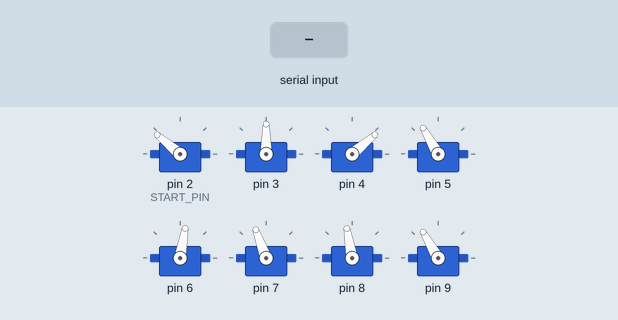
Simulated run of this sketch. Board: Arduino Uno, built with avr-gcc and run on an emulated ATmega328P. Parts: 8 × servo. The test bench sets the inputs (shaded band). Random numbers use the default seed unless the sketch sets one.

Above: at 3.65 s.
4.4 s: byte 101 (BACKWARD) received over Serial
At 4.65 s:
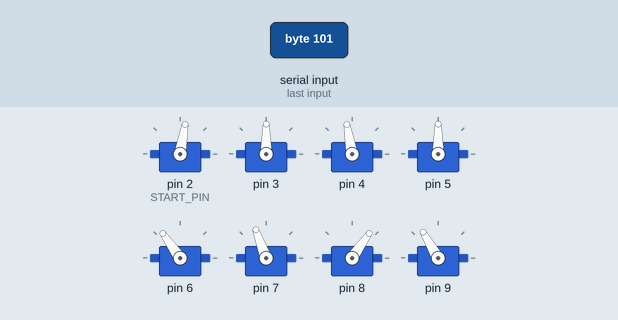
7.4 s: byte 98 (LEFT) received over Serial
At 7.68 s:
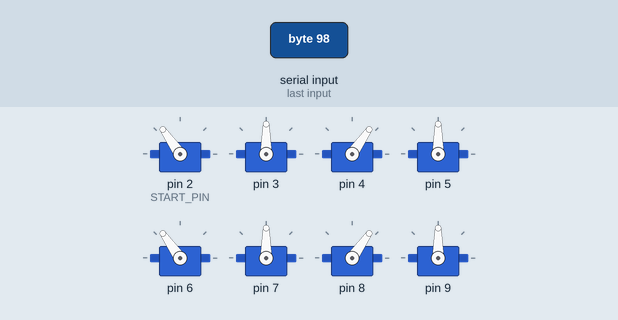
Timing chart, 0 to 16.4 s (numbered marks = the images above; inputs shaded):
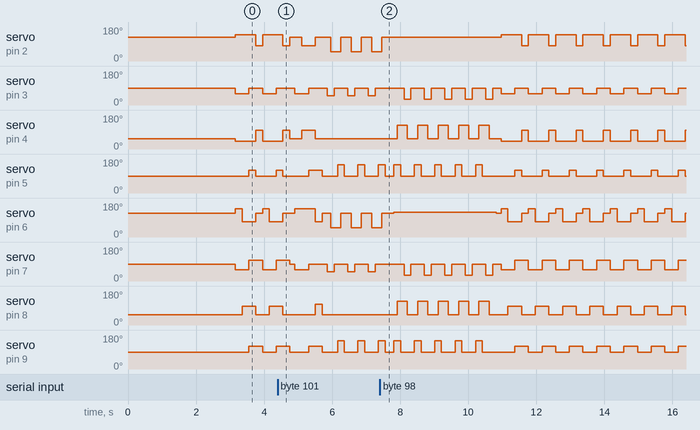

The sketch:

KECHOKAME_ESPANOL.ino
```cpp
/*
 *Código para robot Kachokame
 *
 D2-D9 Conexionado para servo
D2 ->leg0A servo
D3 ->leg0B servo
D4 ->leg1A servo
D5 ->leg1B servo
D6 ->leg2A servo
D7 ->leg2B servo
D8 ->leg3A servo
D9 ->leg3B servo
 */
#include <Servo.h>

#define START_PIN 2
#define TIMEOUT 5000

#define FORWARD 'a'  //Datos que recibirá desde bluetooth
#define LEFT 'b'
#define STAND 'c'
#define RIGHT 'd'
#define BACKWARD 'e'

#define CONTROL_OFF 'g'
#define CONTROL_ON  'f'


typedef struct { //Crea una matriz de datos que indica el número del servo
  int index;     // el grado que se va a mover, y el tiempo que permanecerá
  int degree;    //en ese movimiento
  int delay;
} angle_t;

angle_t *forward = (angle_t []) {
  {0, 140, 0},
  {1, 60, 0},
  {2, 40, 0},
  {3, 90, 0},
  {4, 150, 0},
  {5, 60, 0},
  {6, 55, 0},
  {7, 90, 200},
  {4, 80, 0},
  {6, 100, 200},
  {1, 90, 0},
  {3, 120, 0},
  {5, 110, 0},
  {7, 120, 200},
  {0, 80, 0},
  {2, 100, 0},
  {3, 90, 0},
  {4, 125, 0},
  {6, 55, 200},
  { -1, -1, -1}
};

angle_t *left = (angle_t []) {
  {3, 150, 0},
  {4, 132, 0},
  {7, 150, 100},
  {2, 125, 0},
  {6, 125, 100},
  {3, 90, 0},
  {7, 90, 100},
  {1, 30, 0},
  {5, 30, 100},
  {2, 55, 0},
  {6, 55, 100},
  {1, 90, 0},
  {5, 90, 100},
  { -1, -1, -1}
};

angle_t *right = (angle_t []) {
  {1, 50, 0},
  {5, 50, 100},
  {0, 50, 0},
  {4, 50, 100},
  {1, 90, 0},
  {5, 90, 100},
  {3, 150, 0},
  {7, 150, 100},
  {0, 125, 0},
  {4, 125, 100},
  {3, 90, 0},
  {7, 90, 100},
  { -1, -1, -1}
};

angle_t *backward = (angle_t []) {
  {0, 125, 0},
  {1, 60, 0},
  {2, 55, 0},
  {3, 90, 0},
  {4, 150, 0},
  {5, 60, 0},
  {6, 55, 0},
  {7, 90, 200},
  {0, 80, 0},
  {2, 100, 200},
  {1, 90, 0},
  {3, 120, 0},
  {5, 90, 0},
  {7, 120, 200},
  {0, 125, 0},
  {2, 55, 0},
  {4, 80, 0},
  {6, 110, 200},
  { -1, -1, -1}
};

angle_t *stand = (angle_t []) {
  {0, 125, 0},
  {2, 55, 0},
  {4, 125, 0},
  {6, 55, 0},
  {1, 90, 0},
  {3, 90, 0},
  {5, 90, 0},
  {7, 90, 150},
  { -1, -1, -1}
};

void locomotion(angle_t angles[]);

Servo servo[8];
unsigned long cur_time, prev_time;
char action;
char prev_action;
boolean auto_mode = true;

void setup() {
  int i;
  for (i = 0; i < 8; i++) {//Al iniciar se pone todos los servos a 90 grados
    servo[i].attach(i + START_PIN);
    servo[i].write(90);
  }
  Serial.begin(9600);
  locomotion(stand);
  randomSeed(analogRead(0));
  cur_time = prev_time = millis();
  prev_action = action = FORWARD;
  delay(3000);
}

void loop() {

  if (Serial.available () > 0) {  //Detecta si hay datos
    action = Serial.read ();
    //Serial.println(cmd);
    switch (action) {      //Si llega datos se pone en modo control desde movil o autonomo
      case CONTROL_ON: auto_mode = false; action = STAND;
        break;
      case CONTROL_OFF: auto_mode = true; action = STAND;
        //Serial.println("control off");
        break;
    }
  }
// Si esta en modo autonomo se elige los movimiento aleatoriamente
  if (auto_mode) {
    cur_time = millis();                    //si el tiempo desde que se ha encendido
    if (cur_time - prev_time >= TIMEOUT) {  //sobrepasa 5 seg, se pone en modo autonomo
      prev_time = cur_time;
      do {
        action = (int)random(FORWARD, BACKWARD + 1);
      } while (action == prev_action || action == STAND);
      //Serial.println(action);
    }
  }
//en caso que llega datos al poner en modo movil se selecciona los movimiento
//dependiendo de los datos que llege desde el movil.
  if (1) {
    switch (action) {
      case FORWARD: if (action != prev_action) {
          prev_action = action;
          locomotion(stand);
          //Serial.println("forward");
        }
        locomotion(forward);
        break;
      case BACKWARD: if (action != prev_action) {
          prev_action = action;
          locomotion(stand);
          //Serial.println("backward");
        }
        locomotion(backward);
        break;
      case LEFT: if (action != prev_action) {
          prev_action = action;
          locomotion(stand);
          //Serial.println("left");
        }
        locomotion(left);
        break;
      case RIGHT: if (action != prev_action) {
          prev_action = action;
          locomotion(stand);
          //Serial.println("right");
        }
        locomotion(right);
        break;
      case STAND:
        locomotion(stand);
        break;
    }
  }

}
// Función de movimiento del motor dependiendo de los parámetros
// de numero de servo, grados y tiempo de duración.
void locomotion(angle_t angles[]) {
  int i = 0;
  while (1) { // si los datos lleda -1 salta la rutina del movimiento
    if (angles[i].degree == -1 ||
        angles[i].index == -1 ||
        angles[i].delay == -1) {
      break;
    }
    servo[angles[i].index].write(angles[i].degree);
    if (angles[i].delay > 0) delay(angles[i].delay);
    i++;
    if (0) {
      Serial.print("loop ");
      Serial.print(i);
      Serial.print("-");
      Serial.print(angles[i].index);
      Serial.print(" ");
      Serial.print(angles[i].degree);
      Serial.print(" ");
      Serial.print(angles[i].delay);
      Serial.println();
    }
  }
  //delay(1000);
}
```

Measured:
- by itself, servo on pin 2 (START_PIN): repeats every 0.80 s: 140° 0.60 s, 80° 0.20 s
